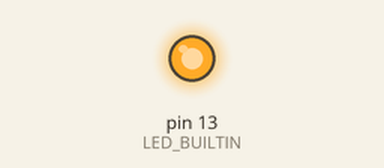
Recording of a sketch running on a simulated Arduino Uno, built with avr-gcc and run on an emulated ATmega328P. Shown: output pins drawn as LEDs (lit = HIGH).

Above: at 0.2 s.
At 3.4 s:
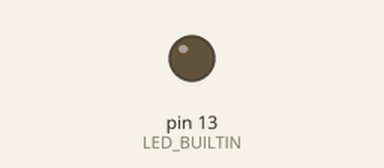
Timing chart, 0 to 5.5 s (numbered marks = the images above):
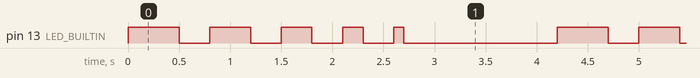

The sketch:

07_timing_sequences.ino
```cpp
// Exercise 07: shorten pulses within explicit limits, then restart.
const unsigned long minOnMs = 100;
const unsigned long maxOnMs = 500;
const unsigned long stepMs = 100;
const unsigned long offTimeMs = 300;
const unsigned long sequencePauseMs = 1200;

unsigned long currentOnMs = maxOnMs;

void pulseLed(unsigned long onMs, unsigned long offMs) {
  digitalWrite(LED_BUILTIN, HIGH);
  delay(onMs);
  digitalWrite(LED_BUILTIN, LOW);
  delay(offMs);
}

void setup() {
  pinMode(LED_BUILTIN, OUTPUT);
  digitalWrite(LED_BUILTIN, LOW);
}

void loop() {
  if (minOnMs == 0 || minOnMs > maxOnMs || stepMs == 0) {
    digitalWrite(LED_BUILTIN, LOW);
    delay(100);
    return;
  }

  // Restore the invariant before generating a pulse.
  if (currentOnMs < minOnMs || currentOnMs > maxOnMs) {
    currentOnMs = maxOnMs;
  }

  pulseLed(currentOnMs, offTimeMs);

  if (currentOnMs == minOnMs) {
    // The minimum pulse has finished; pause and restart.
    delay(sequencePauseMs);
    currentOnMs = maxOnMs;
  } else if (stepMs >= currentOnMs - minOnMs) {
    // Clamp to the minimum rather than stepping past it.
    currentOnMs = minOnMs;
  } else {
    currentOnMs -= stepMs;
  }
}
```

Measured:
- by itself, pin 13 (LED_BUILTIN): repeats every 4.2 s: LOW 0.30 s, HIGH 0.40 s, LOW 0.30 s, HIGH 0.30 s, LOW 0.30 s, HIGH 0.20 s, LOW 0.30 s, HIGH 0.10 s, LOW 1.5 s, HIGH 0.50 s
- by itself, everything shown: repeats every 4.2 s, in 10 steps
